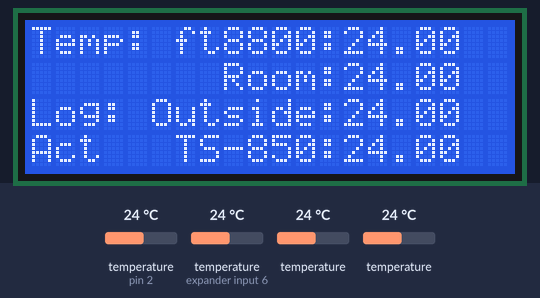
A sketch run on a simulated Arduino Uno, built with avr-gcc and run on an emulated ATmega328P. Shown: 20×4 character LCD. The test bench sets the inputs (shaded band); at power-on: temperature (sensors on pin 2, expander input 6) 24 °C, temperature 24 °C. The local clock reads 2024-03-15 10:24:30 at power-on unless the sketch sets it; storage starts empty.

Above: at 6.4 s.
6.5 s: temperature (sensor on pin 2) set to 33 °C
At 7.3 s:
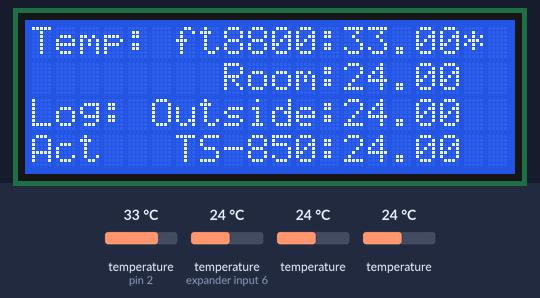
8.4 s: temperature (sensor on expander input 6) set to 33 °C
At 9.4 s:
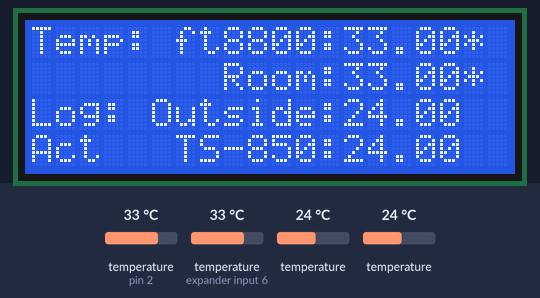
10.4 s: temperature (sensor 202) set to 33 °C
At 11.4 s:
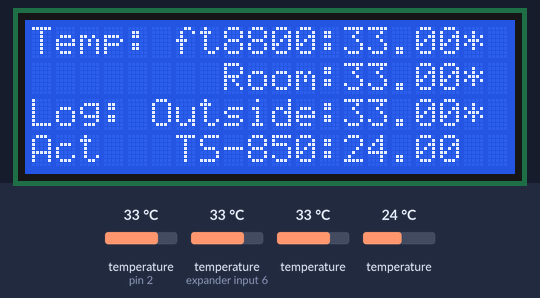
12.3 s: temperature (sensor 302) set to 33 °C
At 13.5 s:
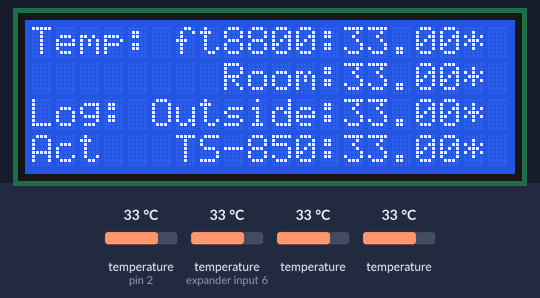
14.2 s: temperature (sensor on pin 2) set to 12 °C
At 15.4 s:
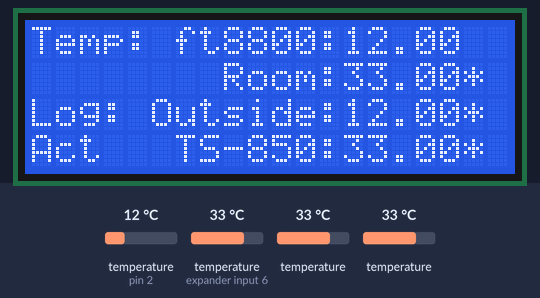
16.0 s: temperature (sensor on expander input 6) set to 12 °C
At 16.6 s:
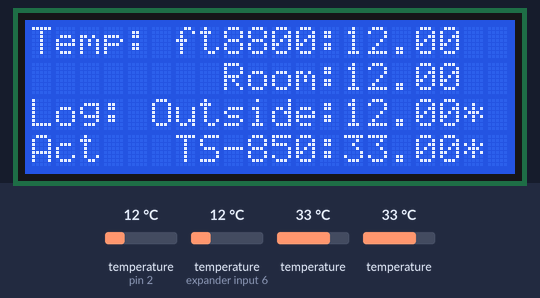
Timing chart, 0 to 18.8 s (numbered marks = the images above; inputs shaded):
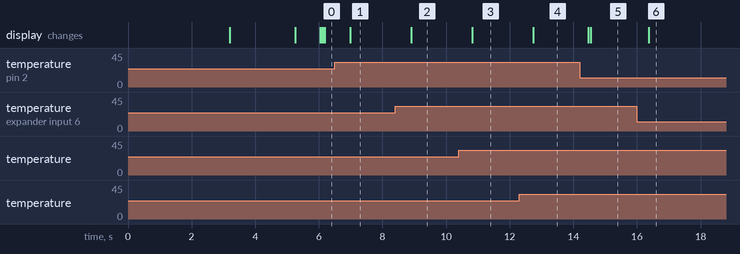

Measured:
- after the input at 6.5 s, the display: changes after 0.48 s (image 1)
- after the input at 8.4 s, the display: changes after 0.50 s (image 2)
- after the input at 10.4 s, the display: changes after 0.42 s (image 3)
- after the input at 12.3 s, the display: changes after 0.43 s (image 4)
- after the input at 14.2 s, the display: first changes after 0.26 s (image 5 shows a later state)
- after the input at 16.0 s, the display: changes after 0.38 s (image 6)

The sketch:

Shack_Temps_V0.0.1.ino
```cpp
/*
  LCD Temp Sensor logger

  Logs temps to SD Card + LCD

  The circuit:
  - LCD and RTC connected Analog pin4 + pin5 I2c bus
  - Temp Sensors OneWire to Digital pin2 (4.7K Resistor between VCC and Data Line)
  - SD Card -MISO pin12
            -MOSI pin11
            -SCK pin13
            -CS pin10 Changable, See //SetupSD below.

  created 2018
  by Stephen McBain <http://mcbainsite.co.uk>
*/

//Load needed libries
#include <SPI.h>
#include <SD.h>
File dataFile;
#include <Wire.h> //I2C Communication
#include <LiquidCrystal_I2C.h>
#include <DS3232RTC.h>
#include <DS3231.h>
// Init the DS3231 using the hardware interface
DS3231  rtc(SDA, SCL);
#include <OneWire.h>
#include <DallasTemperature.h>
// Data wire is plugged into pin 2 on the Arduino
#define ONE_WIRE_BUS 2
// Setup a oneWire instance to communicate with any OneWire devices
// (not just Maxim/Dallas temperature ICs)
OneWire oneWire(ONE_WIRE_BUS);
// Pass our oneWire reference to Dallas Temperature.
DallasTemperature sensors(&oneWire);
#define I2C_ADDR 0x27  // Add your address here.
#define Rs_pin 0
#define Rw_pin 1
#define En_pin 2
#define BACKLIGHT_PIN 3
#define D4_pin 4
#define D5_pin 5
#define D6_pin 6
#define D7_pin 7
//Set temp allert marker temprature
const int allert = 30;

//Setup LCD Pins etc...
LiquidCrystal_I2C lcd(I2C_ADDR, En_pin, Rw_pin, Rs_pin, D4_pin, D5_pin, D6_pin, D7_pin);

void setup()
{
  lcd.begin (20, 4); //  our LCD is a 20x4, change for your LCD if needed

  // LCD Backlight ON
  lcd.setBacklightPin(BACKLIGHT_PIN, POSITIVE);
  lcd.setBacklight(HIGH);

  setSyncProvider(RTC.get);  // Library function to get the time from the RTC module. DS3232RTC.h Library
  if (timeStatus() != timeSet)
    Serial.println("System Time Cannot be Set. Check Connections.");
  else
    Serial.println("System Time is Set.");

  // Initialize the rtc clock. DS3231.h Library
  rtc.begin();

  // Start up the sensors library
  Serial.print("Locating devices...");
  sensors.begin();
  Serial.print("Found ");
  Serial.print(sensors.getDeviceCount(), DEC);
  Serial.println(" devices.");

  //LCD Welcome Message
  lcd.setCursor(4, 0); // go home on LCD
  lcd.print("Shack Temps");
  lcd.setCursor(7, 1);
  lcd.print("V0.0.1");
  lcd.setCursor(2, 3);
  lcd.print("mcbainsite.co.uk");
  delay(3000);

  //SetupSD Card
  Serial.print("\nInitializing SD card...");
  lcd.clear();
  lcd.home();
  lcd.print("Initializing Log...");
  lcd.setCursor(0, 2);
  lcd.print("SD Card...");
  //Change 10 below to Set CS Pin
  if (!SD.begin(10)) {
    Serial.println("SD inisalisation Failed");
    lcd.print("ERROR!");
    delay(2000);
    headderNOSD();
    return;
  } else {
    dataFile = SD.open("startup.txt", FILE_WRITE);
    dataFile.print("Startup logged.....");
    dataFile.print(rtc.getDateStr());
    dataFile.print(", ");
    dataFile.println(rtc.getTimeStr());
    dataFile.close();
    SD.remove("temps.txt");
    Serial.println("Writing headder");
    dataFile = SD.open("temps.txt", FILE_WRITE);
    dataFile.println("Temprature Log");
    dataFile.println("Written By Stephen McBain");
    dataFile.println();
    dataFile.println(rtc.getDateStr());
    dataFile.println(" ");
    dataFile.println("Data");
    dataFile.println();
    dataFile.close();
    Serial.println("SD Ready");
    lcd.print("Ready!");
    delay(2000);
    headder();
  }
}

void headder() //Setup LCD with logging active message
{
  lcd.clear();
  lcd.home();
  lcd.print("Temp: ft8800:");
  lcd.setCursor(8, 1);
  lcd.print("Room:");
  lcd.setCursor(5, 2);
  lcd.print("Outside:");
  lcd.setCursor(6, 3);
  lcd.print("TS-850:");
  lcd.setCursor(0, 2);
  lcd.print("Log:");
  lcd.setCursor(0, 3);
  lcd.print("Act");
}

void headderNOSD() //Setup LCD with logging inactive message
{
  lcd.clear();
  lcd.home();
  lcd.print("Temp: ft8800:");
  lcd.setCursor(8, 1);
  lcd.print("Room:");
  lcd.setCursor(5, 2);
  lcd.print("Outside:");
  lcd.setCursor(6, 3);
  lcd.print("TS-850:");
  lcd.setCursor(0, 2);
  lcd.print("Log:");
  lcd.setCursor(0, 3);
  lcd.print("inAct");
}

void loop()
{
  sensors.requestTemperatures(); // Send the command to get temperature readings
  //Sensor 1
  lcd.setCursor(13, 0);
  if (sensors.getTempCByIndex(0) == -127.00) {
    lcd.print("N/A ");
  } else {
    if (sensors.getTempCByIndex(0) >= allert) {
      lcd.print(sensors.getTempCByIndex(0)); // Why "byIndex"?
      // You can have more than one DS18B20 on the same bus.
      // 0 refers to the first IC on the wire
      lcd.print("* ");
    } else {
      lcd.print(sensors.getTempCByIndex(0)); // Why "byIndex"?
      // You can have more than one DS18B20 on the same bus.
      // 0 refers to the first IC on the wire
      lcd.setCursor(18, 0);
      lcd.print("  ");
    }
  }
  //Sensor 2
  lcd.setCursor(13, 1);
  if (sensors.getTempCByIndex(1) == -127.00) {
    lcd.print("N/A    ");
  } else {
    if (sensors.getTempCByIndex(1) >= allert) {
      lcd.print(sensors.getTempCByIndex(1)); // Why "byIndex"?
      // You can have more than one DS18B20 on the same bus.
      // 0 refers to the first IC on the wire
      lcd.print("* ");
    } else {
      lcd.print(sensors.getTempCByIndex(1)); // Why "byIndex"?
      // You can have more than one DS18B20 on the same bus.
      // 0 refers to the first IC on the wire
      lcd.setCursor(18, 1);
      lcd.print("  ");
    }
  }
  //Sensor 3
  lcd.setCursor(13, 2);
  if (sensors.getTempCByIndex(2) == -127.00) {
    lcd.print("N/A    ");
  } else {
    if (sensors.getTempCByIndex(2) >= allert) {
      lcd.print(sensors.getTempCByIndex(0)); // Why "byIndex"?
      // You can have more than one DS18B20 on the same bus.
      // 0 refers to the first IC on the wire
      lcd.print("* ");
    } else {
      lcd.print(sensors.getTempCByIndex(2)); // Why "byIndex"?
      // You can have more than one DS18B20 on the same bus.
      // 0 refers to the first IC on the wire
      lcd.setCursor(18, 2);
      lcd.print("  ");
    }
  }
  //Sensor 4
  lcd.setCursor(13, 3);
  if (sensors.getTempCByIndex(3) == -127.00) {
    lcd.print("N/A    ");
  } else {
    if (sensors.getTempCByIndex(3) >= allert) {
      lcd.print(sensors.getTempCByIndex(3)); // Why "byIndex"?
      // You can have more than one DS18B20 on the same bus.
      // 0 refers to the first IC on the wire
      lcd.print("* ");
    } else {
      lcd.print(sensors.getTempCByIndex(3)); // Why "byIndex"?
      // You can have more than one DS18B20 on the same bus.
      // 0 refers to the first IC on the wire
      lcd.setCursor(18, 3);
      lcd.print("  ");
    }
  }
  if (((minute() == 00) && (second() == 00)) || ((minute() == 10) && (second() == 00)) || ((minute() == 20) && (second() == 00)) || ((minute() == 30) && (second() == 0)) || ((minute() == 40) && (second() == 0)) || ((minute() == 50) && (second() == 0))) {
    sensors.requestTemperatures(); // Send the command to get temperature readings
    /********************************************************************/
    dataFile = SD.open("temps.txt", FILE_WRITE);
    dataFile.print(rtc.getTimeStr());
    dataFile.print(" ");
    dataFile.print("S1:");
    dataFile.print(" ");
    dataFile.print(sensors.getTempCByIndex(0));
    dataFile.print(" ");
    dataFile.print("S2:");
    dataFile.print(" ");
    dataFile.print(sensors.getTempCByIndex(1));
    dataFile.print(" ");
    dataFile.print("S3:");
    dataFile.print(" ");
    dataFile.print(sensors.getTempCByIndex(2));
    dataFile.print(" ");
    dataFile.print("S4:");
    dataFile.print(" ");
    dataFile.println(sensors.getTempCByIndex(3));
    dataFile.close();
  }
}
```
